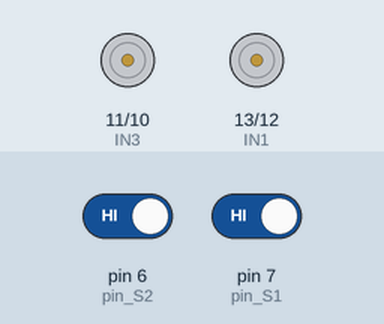
Recording of a sketch running on a simulated Arduino Uno, built with avr-gcc and run on an emulated ATmega328P. On the bench: motor-driver pin pairs drawn as motors (green arrow = first pin HIGH = forward, orange = second pin HIGH = backward, longer = more drive). The test bench sets the inputs (shaded band); at power-on: pin 6 (pin_S2) HIGH, pin 7 (pin_S1) HIGH.

Above: at 1.2 s.
1.3 s: pin 6 (pin_S2) driven LOW
At 2.0 s:
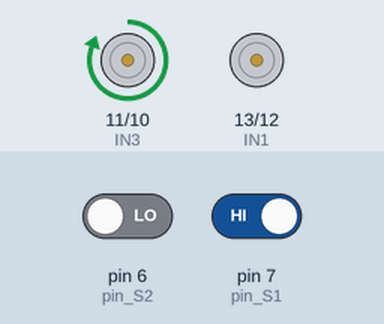
2.8 s: pin 7 (pin_S1) driven LOW
At 3.1 s:
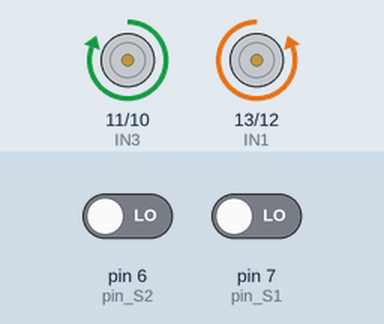
4.3 s: pin 6 (pin_S2) driven HIGH
At 5.5 s:
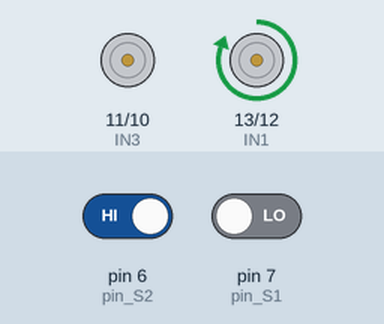
Timing chart, 0 to 7.3 s (numbered marks = the images above; inputs shaded):
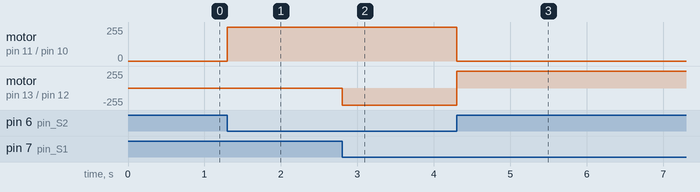

Measured:
- after the input at 1.3 s, motor on pin 11 (IN3) / pin 10 (IN4): stopped → forward 255/255 at once
- after the input at 2.8 s, motor on pin 13 (IN1) / pin 12 (IN2): stopped → backward 255/255 at once
- after the input at 4.3 s, motor on pin 11 (IN3) / pin 10 (IN4): forward 255/255 → stopped at once; motor on pin 13 (IN1) / pin 12 (IN2): backward 255/255 → forward 255/255 at once

The sketch:

Aula_4.ino
```cpp
//motor a
#define IN1 13
#define IN2 12

//motor b
#define IN3 11
#define IN4 10

//Definição dos pinos dos sensores
#define pin_S1 7
#define pin_S2 6

bool Sensor1 = 0;
bool Sensor2 = 0;

void setup() {
  //Inicializa as portas como entrada e saída.
  pinMode(IN1, OUTPUT);
  pinMode(IN2, OUTPUT);
  pinMode(IN3, OUTPUT);
  pinMode(IN4, OUTPUT);

  //Setamos os pinos dos sensores como entrada
  pinMode(pin_S1, INPUT);
  pinMode(pin_S2, INPUT);

}

void loop() {
  //Neste processo armazenamos o valor lido pelo sensor na variável que armazena tais dados.
  Sensor1 = digitalRead(pin_S1);
  Sensor2 = digitalRead(pin_S2);

  //Aqui está toda a lógica de comportamento do robô: Para a cor branca atribuímos o valor 0 e, para a cor preta, o valor 1.
  if((Sensor1 == 0) && (Sensor2 == 0)){ // Se detectar na extremidade das faixas duas cores brancas
      digitalWrite(IN1, LOW);
      digitalWrite(IN2, HIGH);
      digitalWrite(IN3, HIGH);
      digitalWrite(IN4, LOW);
  }
  if((Sensor1 == 1) && (Sensor2 == 0)){ // Se detectar um lado preto e o outro branco
      digitalWrite(IN1, LOW);
      digitalWrite(IN2, LOW);
      digitalWrite(IN3, HIGH);
      digitalWrite(IN4, LOW);
  }
  if((Sensor1 == 0) && (Sensor2 == 1)){ // Se detectar um lado branco e o outro preto
      digitalWrite(IN1, HIGH);
      digitalWrite(IN2, LOW);
      digitalWrite(IN3, LOW);
      digitalWrite(IN4, LOW);
}
}
```
